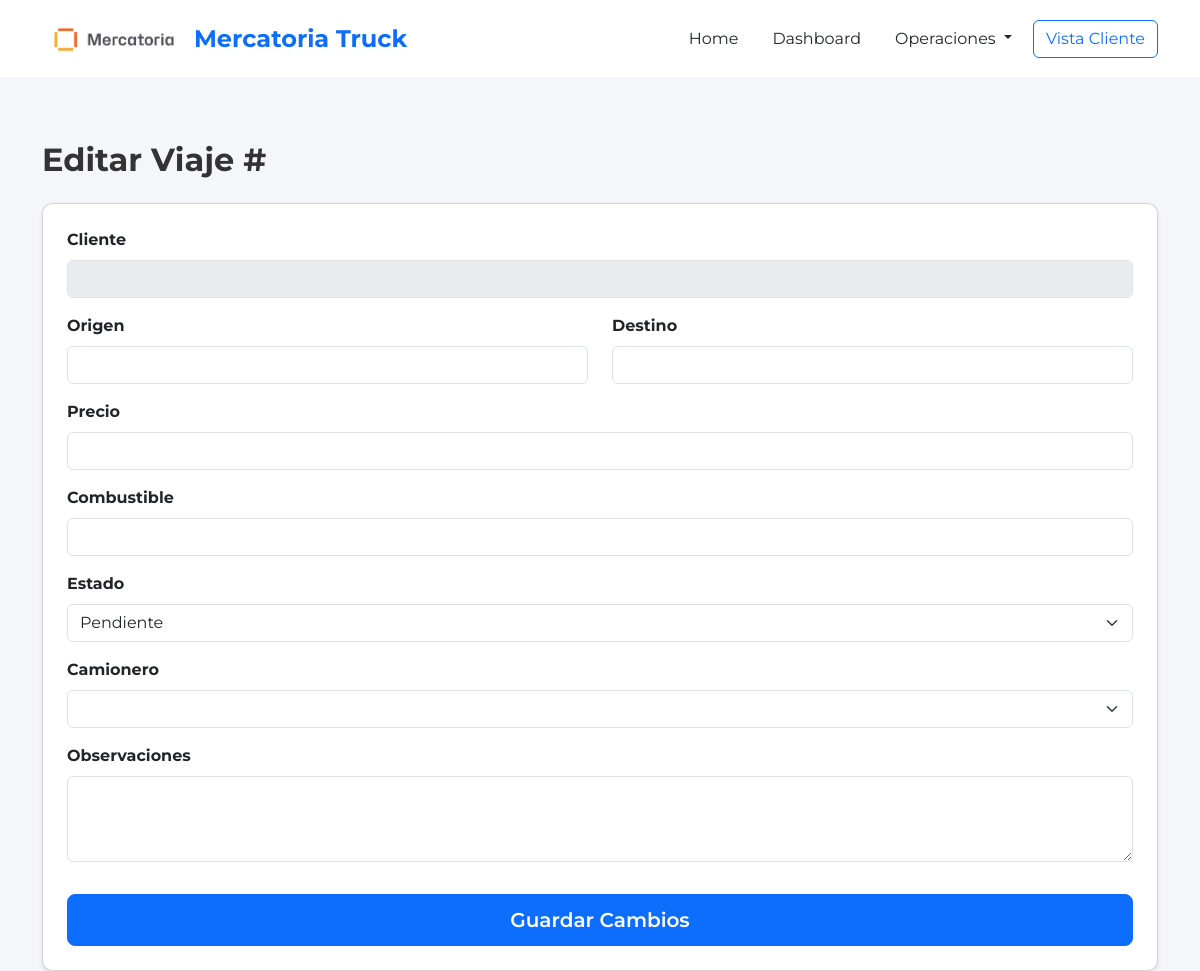
The app's page /editar/3, older data.
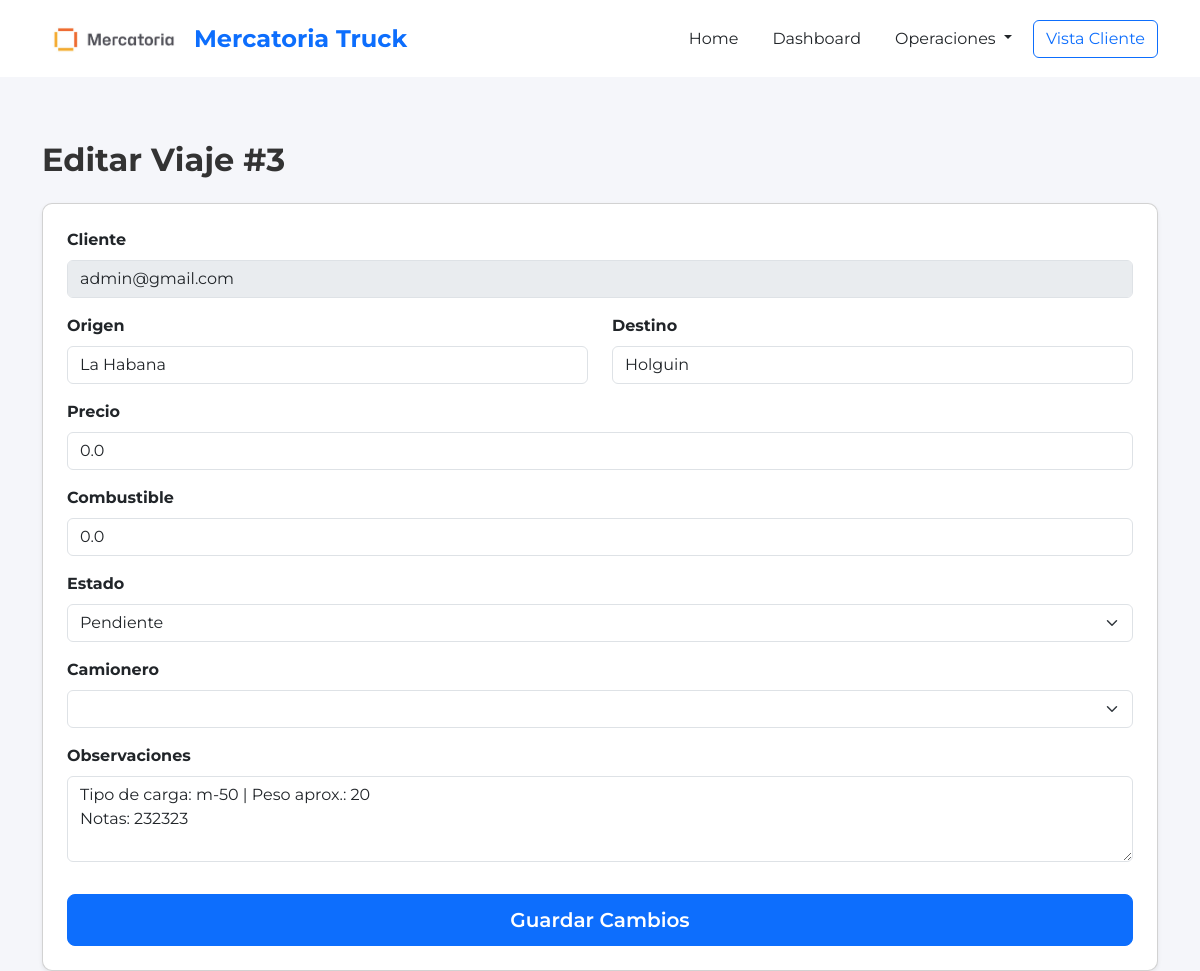
The same page, newer data.
### tables this page shows
CREATE TABLE viajes (
        id INTEGER PRIMARY KEY AUTOINCREMENT,
        cliente TEXT,
        cliente_id INTEGER,
        ruta_id INTEGER,
        tarifa_id INTEGER,
        tipo_vehiculo_id INTEGER,
        origen TEXT,
        destino TEXT,
        precio REAL DEFAULT 0,
        precio_calculado REAL DEFAULT 0,
        precio_final REAL DEFAULT 0,
        precio_editado INTEGER DEFAULT 0,
        motivo_edicion_precio TEXT,
        combustible REAL DEFAULT 0,
        pago_camionero REAL DEFAULT 0,
        camionero REAL DEFAULT 0,
        comision REAL DEFAULT 0,
        beneficio REAL DEFAULT 0,
        estado TEXT DEFAULT 'Solicitado',
        camionero_id INTEGER,
        camionero_nombre TEXT,
        vehiculo_id INTEGER,
        fecha_creacion TEXT DEFAULT CURRENT_TIMESTAMP,
        fecha_asignacion TEXT,
        fecha_recogida TEXT,
        fecha_entrega TEXT,
        observaciones TEXT
    , cotizacion_id INTEGER, km REAL, kilometros REAL, precio_cliente REAL, combustible_estimado REAL, beneficio_estimado REAL, vehiculo_placa TEXT);

### routes/viajes.py (the view, shortened to what this page needs)
@viajes_bp.route("/editar/<int:id>", methods=["GET", "POST"])
def editar_viaje(id):
    conexion = conectar()
    cursor = conexion.cursor()
    cursor.execute("""
    SELECT id, cliente, origen, destino, precio, combustible, camionero,
           comision, beneficio, estado, camionero_nombre, observaciones
    FROM viajes
    WHERE id=?
    """, (id,))
    viaje = cursor.fetchone()
    conexion.close()
    return render_template(
        "editar_viaje.html",
        viaje=viaje,
        estados=VIAJE_ESTADOS
    )

### app.py (called while the page is built)
@app.context_processor
def sidebar_badges():
    try:
        conexion = conectar()
        cursor = conexion.cursor()
        cursor.execute(
            "SELECT COUNT(*) FROM viajes WHERE estado IN ('Pendiente', 'Solicitado')"
        )
        viajes_urgentes = cursor.fetchone()[0]
        cursor.execute(
            "SELECT COUNT(*) FROM viajes WHERE estado = 'Solicitado'"
        )
        dashboard_urgentes = cursor.fetchone()[0]
        conexion.close()
    except Exception:
        viajes_urgentes = 0
        dashboard_urgentes = 0
    return dict(
        sidebar_viajes_urgentes=viajes_urgentes,
        sidebar_dashboard_urgentes=dashboard_urgentes,
    )

### database.py (called while the page is built)
def conectar():
    con = sqlite3.connect(DATABASE_NAME)
    con.row_factory = sqlite3.Row
    return con

### templates/editar_viaje.html (shortened to what this page needs)
{% extends "base.html" %}
{% block contenido %}
<h2 class="fw-bold mb-4">Editar Viaje #{{ viaje.id }}</h2>
<form action="/viajes/editar/{{ viaje.id }}" method="POST" class="card p-4 shadow-sm">
    <div class="mb-3">
        <label class="form-label fw-bold">Cliente</label>
        <input type="text" class="form-control" value="{{ viaje.cliente }}" disabled>
    </div>
    <div class="row">
        <div class="col-md-6 mb-3">
            <label class="form-label fw-bold">Origen</label>
            <input type="text" name="origen" class="form-control" value="{{ viaje.origen }}" required>
        </div>
        <div class="col-md-6 mb-3">
            <label class="form-label fw-bold">Destino</label>
            <input type="text" name="destino" class="form-control" value="{{ viaje.destino }}" required>
        </div>
    </div>
    <div class="mb-3">
        <label class="form-label fw-bold">Precio</label>
        <input type="number" name="precio" class="form-control" value="{{ viaje.precio }}" required>
    </div>
    <div class="mb-3">
        <label class="form-label fw-bold">Combustible</label>
        <input type="number" name="combustible" class="form-control" value="{{ viaje.combustible }}" required>
    </div>
    <div class="mb-3">
        <label class="form-label fw-bold">Estado</label>
        <select name="estado" class="form-select">
            <option value="Pendiente"   {% if viaje.estado == "Pendiente" %}selected{% endif %}>Pendiente</option>
        </select>
    </div>
    <div class="mb-3">
        <label class="form-label fw-bold">Camionero</label>
        <select name="camionero" class="form-select">
        </select>
    </div>
    <div class="mb-3">
        <label class="form-label fw-bold">Observaciones</label>
        <textarea name="observaciones" class="form-control" rows="3">{{ viaje.observaciones }}</textarea>
    </div>
    <button class="btn btn-primary btn-lg mt-3">Guardar Cambios</button>
</form>
{% endblock %}

Row changes from the older to the newer data that the page shows:
added viajes: id "3", cliente "admin@gmail.com", origen "La Habana", destino "Holguin", precio "0.0", combustible "0.0", observaciones "Tipo de carga: m-50 | Peso aprox.: 20 Notas: 232323"
